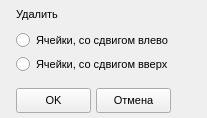
<?xml version="1.0" encoding="UTF-8"?>
<ui version="4.0">
  <class>OffsetCell</class>
  <widget class="QWidget" name="OffsetCell">
    <property name="geometry">
      <rect>
        <x>0</x>
        <y>0</y>
        <width>207</width>
        <height>118</height>
      </rect>
    </property>
    <property name="windowTitle">
      <string>Удаление ячеек</string>
    </property>
    <property name="font">
      <font>
        <family>MS Sans Serif</family>
        <pointsize>8</pointsize>
      </font>
    </property>
    <!-- vcl-BorderStyle: bsDialog → set windowFlags Qt::Dialog in constructor -->
    <widget class="QLabel" name="Label1">
      <property name="geometry">
        <rect>
          <x>16</x>
          <y>8</y>
          <width>43</width>
          <height>13</height>
        </rect>
      </property>
      <property name="windowTitle">
        <string>Удалить</string>
      </property>
      <property name="text">
        <string>Удалить</string>
      </property>
    </widget>
    <widget class="QPushButton" name="Button1">
      <property name="geometry">
        <rect>
          <x>16</x>
          <y>88</y>
          <width>75</width>
          <height>25</height>
        </rect>
      </property>
      <property name="windowTitle">
        <string>OK</string>
      </property>
      <property name="text">
        <string>OK</string>
      </property>
    </widget>
    <widget class="QPushButton" name="Button2">
      <property name="geometry">
        <rect>
          <x>96</x>
          <y>88</y>
          <width>75</width>
          <height>25</height>
        </rect>
      </property>
      <property name="windowTitle">
        <string>Отмена</string>
      </property>
      <property name="text">
        <string>Отмена</string>
      </property>
    </widget>
    <widget class="QRadioButton" name="rbLeftOffset">
      <property name="geometry">
        <rect>
          <x>16</x>
          <y>32</y>
          <width>169</width>
          <height>17</height>
        </rect>
      </property>
      <property name="windowTitle">
        <string>Ячейки, со сдвигом влево</string>
      </property>
      <property name="text">
        <string>Ячейки, со сдвигом влево</string>
      </property>
    </widget>
    <widget class="QRadioButton" name="rbTopOffset">
      <property name="geometry">
        <rect>
          <x>16</x>
          <y>56</y>
          <width>169</width>
          <height>17</height>
        </rect>
      </property>
      <property name="windowTitle">
        <string>Ячейки, со сдвигом вверх</string>
      </property>
      <property name="text">
        <string>Ячейки, со сдвигом вверх</string>
      </property>
    </widget>
  </widget>
  <resources/>
  <connections/>
</ui>
